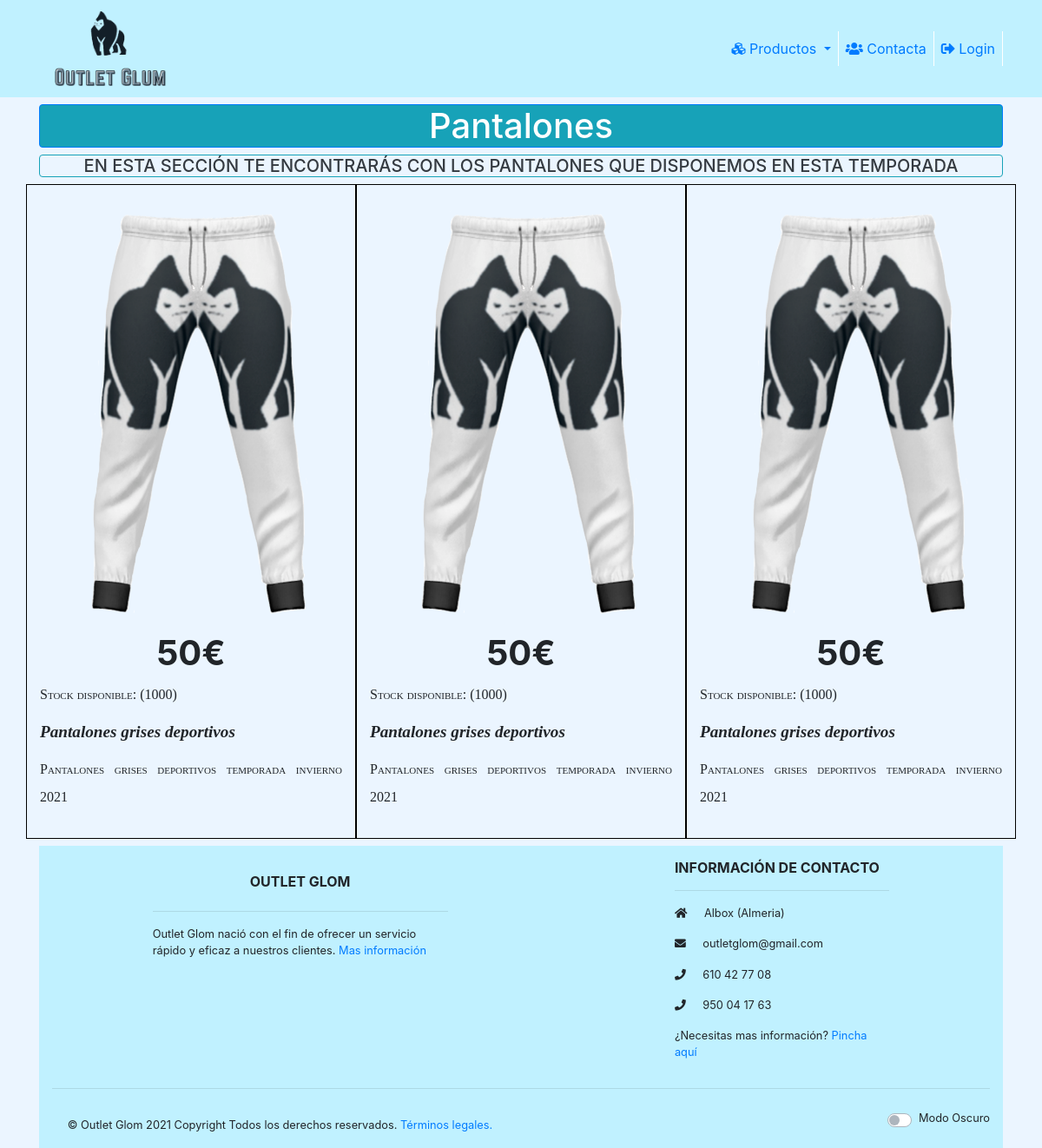
/paginas/pantalones.php, run on the app's committed database.
### tables this page shows
CREATE TABLE IF NOT EXISTS `pantalones` (
  `id` INT NOT NULL AUTO_INCREMENT,
  `foto` VARCHAR(100) NOT NULL,
  `nombre` VARCHAR(100) NOT NULL,
  `stock` INT(100) NOT NULL,
  `descripcion` VARCHAR(1000) NOT NULL,
  `precio` VARCHAR(6) NOT NULL,
  PRIMARY KEY (`id`)
);

### src/Conexion.php (called while the page is built, shortened)
<?php
class Conexion{
    private static function crearConexion()
    {
        $para=parse_ini_file("../config.ini");
        $user=$para["usuario"];
        $pass=$para["pass"];
        $bbdd=$para["bbdd"];
        $dsn="mysql:host=localhost;dbname=$bbdd;charset=utf8mb4";
    }
}

### src/Pantalones.php (called while the page is built, shortened)
<?php
require "Conexion.php";
class Pantalones extends Conexion{
    public function mostrar(){
        $c = "select * from pantalones";
        $stmt=parent::$conexion->prepare($c);
        try{
            $stmt->execute();
        }catch(PDOException $ex){
            die("Error al devolver los datos".$ex);
        }
        return $stmt->fetchAll(PDO::FETCH_OBJ);
    }
}

### paginas/pantalones.php (the view, shortened to what this page needs)
<!DOCTYPE html>
<?php
require "../src/Pantalones.php";
$pantalones = new Pantalones();
$todos = $pantalones->mostrar();
?>
<html lang="en">
<head>
    <link rel="stylesheet" href="../estilos/estilos.css" type="text/css">
    <link rel="stylesheet" href="../estilos/formulario.css" type="text/css">
    <link rel="stylesheet" href="https://stackpath.bootstrapcdn.com/bootstrap/4.5.2/css/bootstrap.min.css"
>
    <link rel="stylesheet" href="https://cdnjs.cloudflare.com/ajax/libs/flag-icon-css/3.5.0/css/flag-icon.min.css">
    <link rel="stylesheet" href="https://cdnjs.cloudflare.com/ajax/libs/font-awesome/5.14.0/css/all.min.css"
 />
</head>
<body class="container mt-3 fondo ">
    <div class="text-center">
        <nav class="navbar fixed-top navbar-expand-lg colores" id="nav">
            <div class="container">
                <a class="navbar-brand" href="../../index.html"><img src="../Fotos/logo2-nav.png" style="width: 165px;"
                        alt=""></a>
                <div class="collapse navbar-collapse" id="navbarResponsive">
                    <ul class="navbar-nav ml-auto">
                        <li class="nav-item dropdown separator">
                            <a class="nav-link dropdown-toggle" href="#" id="navbarDropdownPortfolio"
                                data-toggle="dropdown" aria-haspopup="true" aria-expanded="false"><i
                                    class="fas fa-cubes"></i>
                                Productos
                            </a>
                        </li>
                        <li class="nav-item separator">
                            <a class="nav-link" href="contacta.php" id="navbar2"><i class="fas fa-users"></i>
                                Contacta</a>
                        </li>
                        <?php
                            if (!empty($_SESSION["usuario"])) {
                        ?>
                        <li class="nav-item separator">
                            <a class="nav-link" href="salir.php" id="navbar4"><i class="fas fa-sign-in-alt"></i>
                                Logout</a>
                        </li>
                        <?php }else { ?>
                        <li class="nav-item separator">
                            <a class="nav-link" href="login.php" id="navbar4"><i class="fas fa-sign-out-alt"></i></i>
                                Login</a>
                        </li>
                        <?php } ?>
                    </ul>
                </div>
            </div>
        </nav>
    </div>
    <div class="text-center d-block" style="margin-top: 120px;">
        <h1 class="card text-white border-primary bg-info" id="titulo">Pantalones</h1>
        <h5 class="card text-dark border-info bg-transparent" id="texto3">
            EN ESTA SECCIÓN TE ENCONTRARÁS CON LOS PANTALONES QUE DISPONEMOS EN ESTA TEMPORADA
        </h5>
    </div>
    <div class="row" id="tarjeta">
        <?php foreach ($todos as $key) { ?>
        <?php
                $array = explode("+",$key->foto);
            ?>
        <div class="product-card col-md-4">
            <div id="<?php echo "car".$key->id ?>" class="carousel slide" data-ride="carousel">
                <div class="carousel-inner">
                    <?php for($i=0;$i<sizeof($array);$i++): ?>
                    <?php if($i==0):?>
                    <div class="carousel-item active">
                        <?php else : ?>
                        <div class="carousel-item">
                            <?php endif?>
                            <img class="fotos mx-auto d-block" src="<?php echo $array[$i]?>">
                        </div>
                        <?php endfor?>
                    </div>
                </div>
                <h1 id="price"><?php echo $key->precio ?>€</h1>
                <p id="desc">Stock disponible: (<?php echo $key->stock ?>)</p>
                <p id="name"><?php echo $key->nombre ?></p>
                <p id="desc"><?php echo $key->descripcion ?></p>
            </div>
            <?php } ?>
        </div>
        <footer class="page-footer small colores pt-3 mt-2" id="pie">
            <div class="container text-center text-md-left">
                <div class="row">
                    <div class="col-md-4 mx-auto">
                        <h6 class="font-weight-bold text-uppercase mt-3 mb-4 text-center">Outlet Glom</h6>
                        <hr>
                        <p>Outlet Glom nació con el fin de ofrecer un servicio rápido y eficaz a nuestros clientes.
                            <a href="../../index.html" id="texto1">Mas informaci&oacute;n</a>
                        </p>
                    </div>
                    <div class="col-md-4 col-lg-3 col-xl-3 mx-auto mb-md-0 mb-4">
                        <h6 class="text-uppercase font-weight-bold">Informaci&oacute;n de Contacto</h6>
                        <hr>
                        <p>
                            <i class="fas fa-home mr-3"></i> Albox (Almeria)
                        </p>
                        <p>
                            <i class="fas fa-envelope mr-3"></i> outletglom@gmail.com
                        </p>
                        <p>
                            <i class="fas fa-phone mr-3"></i> 610 42 77 08
                        </p>
                        <p>
                            <i class="fas fa-phone mr-3"></i> 950 04 17 63
                        </p>
                        <p>¿Necesitas mas informaci&oacuten? <a href="contacta.php" id="texto2">Pincha aqu&iacute;</a>
                        </p>
                    </div>
                </div>
                <hr>
                <div class="row">
                    <div class="footer-copyright text-center py-3 col">© Outlet Glom 2021 Copyright Todos los derechos
                        reservados.
                        <a href="../legales/avisolegal.html" id="aviso">T&eacute;rminos legales.</a>
                    </div>
                    <div class="col">
                        <div class="custom-control custom-switch mt-2">
                            <label class="custom-control-label float-right" for="customSwitch1">Modo Oscuro</label>
                        </div>
                    </div>
                </div>
        </footer>
</body>
</html>

### estilos/estilos.css (style rules this page uses)
.fondo { background-color: #ebf5ff; }
.carousel, .carousel-item>img { height: 500px; width: 100%; }
.colores { background-color: #C0F1FF; }
.separator { border-right: 1px solid white; }
.fotos { width: 222px; height: 222px; }
.product-card { text-align: justify; border: 1px solid black; padding: 15px; }
.product-card p { line-height: 1.5; }
#price { text-align: center; font-weight: bold; }
#name { font: oblique bold 120% cursive; }
#desc { font: small-caps 100%/200% serif; }

### data on the page
pantalones: foto (picture), precio "50", stock "1000", nombre "Pantalones grises deportivos", descripcion "Pantalones grises deportivos temporada invierno 2021"
pantalones: foto (picture), precio "50", stock "1000", nombre "Pantalones grises deportivos", descripcion "Pantalones grises deportivos temporada invierno 2021"
pantalones: foto (picture), precio "50", stock "1000", nombre "Pantalones grises deportivos", descripcion "Pantalones grises deportivos temporada invierno 2021"
